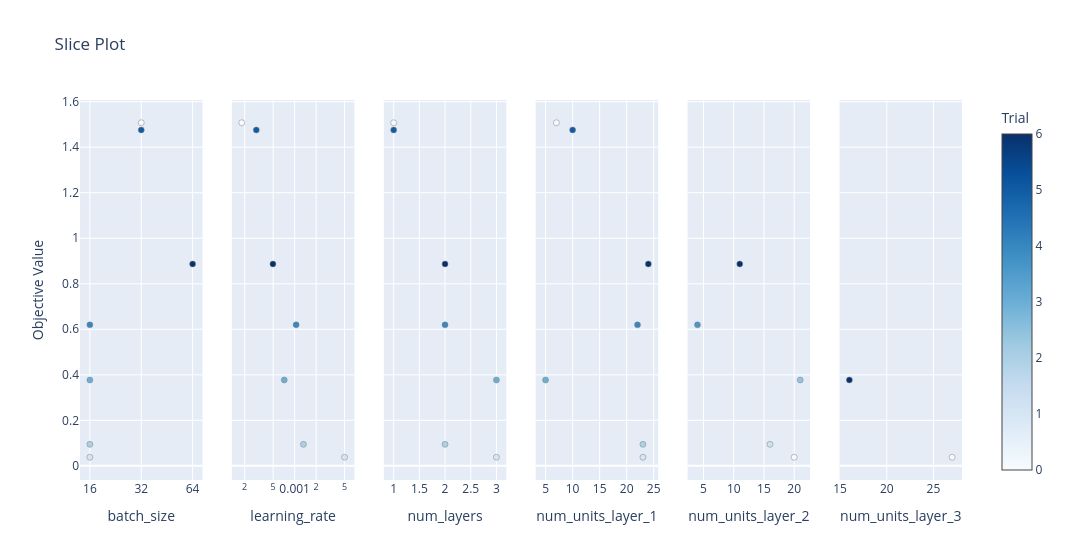

The notebook cell saved with this chart:
### Code cell
# visualizing Optuna results

optuna.visualization.plot_optimization_history(study)
optuna.visualization.plot_param_importances(study)
optuna.visualization.plot_slice(study)

### Figure 1 — Plotly figure (JSON) as saved in the notebook; plotly's stock layout.template omitted (floating-point values rounded to 4 significant figures)
{"data": [{"marker": {"color": [0, 1, 2, 3, 4, 5, 6], "colorbar": {"title": {"text": "Trial"}, "x": 1, "xpad": 40}, "colorscale": [[0, "rgb(247,251,255)"], [0.125, "rgb(222,235,247)"], [0.25, "rgb(198,219,239)"], [0.375, "rgb(158,202,225)"], [0.5, "rgb(107,174,214)"], [0.625, "rgb(66,146,198)"], [0.75, "rgb(33,113,181)"], [0.875, "rgb(8,81,156)"], [1, "rgb(8,48,107)"]], "line": {"color": "Grey", "width": 0.5}, "showscale": true}, "mode": "markers", "name": "Feasible Trial", "showlegend": false, "type": "scatter", "x": [32, 16, 16, 16, 16, 32, 64], "xaxis": "x", "y": [1.507, 0.03779, 0.09455, 0.3773, 0.6195, 1.476, 0.887], "yaxis": "y"}, {"marker": {"color": [0, 1, 2, 3, 4, 5, 6], "colorbar": {"title": {"text": "Trial"}, "x": 1, "xpad": 40}, "colorscale": [[0, "rgb(247,251,255)"], [0.125, "rgb(222,235,247)"], [0.25, "rgb(198,219,239)"], [0.375, "rgb(158,202,225)"], [0.5, "rgb(107,174,214)"], [0.625, "rgb(66,146,198)"], [0.75, "rgb(33,113,181)"], [0.875, "rgb(8,81,156)"], [1, "rgb(8,48,107)"]], "line": {"color": "Grey", "width": 0.5}, "showscale": false}, "mode": "markers", "name": "Feasible Trial", "showlegend": false, "type": "scatter", "x": [0.0001821, 0.004988, 0.001327, 0.0007146, 0.001049, 0.0002907, 0.0004966], "xaxis": "x2", "y": [1.507, 0.03779, 0.09455, 0.3773, 0.6195, 1.476, 0.887], "yaxis": "y2"}, {"marker": {"color": [0, 1, 2, 3, 4, 5, 6], "colorbar": {"title": {"text": "Trial"}, "x": 1, "xpad": 40}, "colorscale": [[0, "rgb(247,251,255)"], [0.125, "rgb(222,235,247)"], [0.25, "rgb(198,219,239)"], [0.375, "rgb(158,202,225)"], [0.5, "rgb(107,174,214)"], [0.625, "rgb(66,146,198)"], [0.75, "rgb(33,113,181)"], [0.875, "rgb(8,81,156)"], [1, "rgb(8,48,107)"]], "line": {"color": "Grey", "width": 0.5}, "showscale": false}, "mode": "markers", "name": "Feasible Trial", "showlegend": false, "type": "scatter", "x": [1, 3, 2, 3, 2, 1, 2], "xaxis": "x3", "y": [1.507, 0.03779, 0.09455, 0.3773, 0.6195, 1.476, 0.887], "yaxis": "y3"}, {"marker": {"color": [0, 1, 2, 3, 4, 5, 6], "colorbar": {"title": {"text": "Trial"}, "x": 1, "xpad": 40}, "colorscale": [[0, "rgb(247,251,255)"], [0.125, "rgb(222,235,247)"], [0.25, "rgb(198,219,239)"], [0.375, "rgb(158,202,225)"], [0.5, "rgb(107,174,214)"], [0.625, "rgb(66,146,198)"], [0.75, "rgb(33,113,181)"], [0.875, "rgb(8,81,156)"], [1, "rgb(8,48,107)"]], "line": {"color": "Grey", "width": 0.5}, "showscale": false}, "mode": "markers", "name": "Feasible Trial", "showlegend": false, "type": "scatter", "x": [7, 23, 23, 5, 22, 10, 24], "xaxis": "x4", "y": [1.507, 0.03779, 0.09455, 0.3773, 0.6195, 1.476, 0.887], "yaxis": "y4"}, {"marker": {"color": [1, 2, 3, 4, 6], "colorbar": {"title": {"text": "Trial"}, "x": 1, "xpad": 40}, "colorscale": [[0, "rgb(247,251,255)"], [0.125, "rgb(222,235,247)"], [0.25, "rgb(198,219,239)"], [0.375, "rgb(158,202,225)"], [0.5, "rgb(107,174,214)"], [0.625, "rgb(66,146,198)"], [0.75, "rgb(33,113,181)"], [0.875, "rgb(8,81,156)"], [1, "rgb(8,48,107)"]], "line": {"color": "Grey", "width": 0.5}, "showscale": false}, "mode": "markers", "name": "Feasible Trial", "showlegend": false, "type": "scatter", "x": [20, 16, 21, 4, 11], "xaxis": "x5", "y": [0.03779, 0.09455, 0.3773, 0.6195, 0.887], "yaxis": "y5"}, {"marker": {"color": [1, 3], "colorbar": {"title": {"text": "Trial"}, "x": 1, "xpad": 40}, "colorscale": [[0, "rgb(247,251,255)"], [0.125, "rgb(222,235,247)"], [0.25, "rgb(198,219,239)"], [0.375, "rgb(158,202,225)"], [0.5, "rgb(107,174,214)"], [0.625, "rgb(66,146,198)"], [0.75, "rgb(33,113,181)"], [0.875, "rgb(8,81,156)"], [1, "rgb(8,48,107)"]], "line": {"color": "Grey", "width": 0.5}, "showscale": false}, "mode": "markers", "name": "Feasible Trial", "showlegend": false, "type": "scatter", "x": [27, 16], "xaxis": "x6", "y": [0.03779, 0.3773], "yaxis": "y6"}], "layout": {"title": {"text": "Slice Plot"}, "width": 1800, "xaxis": {"anchor": "y", "categoryarray": [16, 32, 64], "categoryorder": "array", "domain": [0, 0.1389], "title": {"text": "batch_size"}, "type": "category"}, "xaxis2": {"anchor": "y2", "domain": [0.1722, 0.3111], "title": {"text": "learning_rate"}, "type": "log"}, "xaxis3": {"anchor": "y3", "domain": [0.3444, 0.4833], "title": {"text": "num_layers"}}, "xaxis4": {"anchor": "y4", "domain": [0.5167, 0.6556], "title": {"text": "num_units_layer_1"}}, "xaxis5": {"anchor": "y5", "domain": [0.6889, 0.8278], "title": {"text": "num_units_layer_2"}}, "xaxis6": {"anchor": "y6", "domain": [0.8611, 1], "title": {"text": "num_units_layer_3"}}, "yaxis": {"anchor": "x", "domain": [0, 1], "title": {"text": "Objective Value"}}, "yaxis2": {"anchor": "x2", "domain": [0, 1], "matches": "y", "showticklabels": false}, "yaxis3": {"anchor": "x3", "domain": [0, 1], "matches": "y", "showticklabels": false}, "yaxis4": {"anchor": "x4", "domain": [0, 1], "matches": "y", "showticklabels": false}, "yaxis5": {"anchor": "x5", "domain": [0, 1], "matches": "y", "showticklabels": false}, "yaxis6": {"anchor": "x6", "domain": [0, 1], "matches": "y", "showticklabels": false}}}
